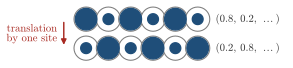

This chart was generated by the following Python code:
"""Session 1, the two charge patterns of period two that a translation by one site exchanges."""
import os, sys
sys.path.insert(0, os.path.join(os.path.dirname(os.path.abspath(__file__)), ".."))
import numpy as np
import matplotlib.pyplot as plt
import style

fig, ax = plt.subplots(figsize=(9.6 * style.CM, 3.0 * style.CM))
ax.axis('off'); ax.set_aspect('equal')
N = 6
pat = np.array([0.8, 0.2] * 3)
assert np.allclose(np.roll(pat, 1), 1 - pat) and np.isclose(pat.mean(), 0.5)   # a translation gives the other pattern
for y, p, name in ((1.0, pat, r'$(0.8,\,0.2,\,\dots)$'), (-0.3, np.roll(pat, 1), r'$(0.2,\,0.8,\,\dots)$')):
    ax.plot([0, N - 1], [y, y], color=style.GRID, lw=1.2, zorder=1)
    for i in range(N):
        ax.scatter([i], [y], s=330, color='white', edgecolor=style.MUTED, lw=0.8, zorder=2)
        ax.scatter([i], [y], s=330 * p[i], color=style.ACCENT, zorder=3)
    style.label(ax, N - 0.2, y, name, ha='left', fontsize=8)
ax.annotate('', xy=(-1.0, -0.15), xytext=(-1.0, 0.85), arrowprops=dict(arrowstyle='-|>', color=style.BROKEN, lw=1.1, shrinkA=0, shrinkB=0, mutation_scale=8))
style.label(ax, -1.3, 0.35, 'translation\nby one site', color=style.BROKEN, ha='right', fontsize=8)
ax.set_xlim(-3.6, N + 3.0); ax.set_ylim(-0.9, 1.6)
style.save(fig, __file__)
